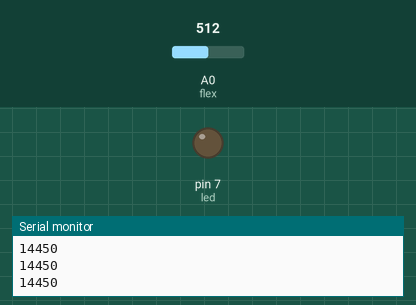
Simulated run of this sketch. Board: Arduino Uno, built with avr-gcc and run on an emulated ATmega328P. Parts: output pins drawn as LEDs (lit = HIGH), the last lines printed to the serial monitor. The inputs (shaded band) are chosen by the test bench; at power-on: A0 (flex) = 512.

Above: at 1.3 s.
1.4 s: A0 (flex) set to 5
2.9 s: A0 (flex) set to 2
At 4.2 s:
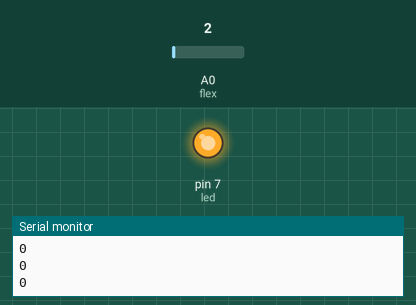
4.5 s: A0 (flex) set to 40
At 5.6 s:
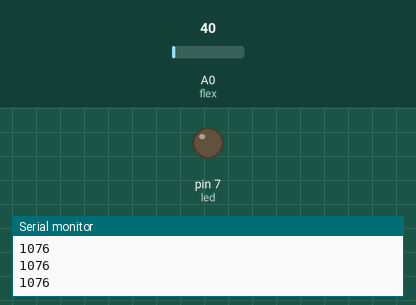
6.0 s: A0 (flex) set to 0
At 6.8 s:
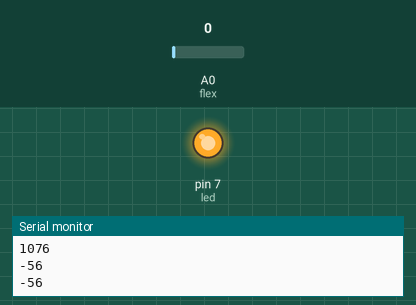
Timing chart, 0 to 8.5 s (numbered marks = the images above; inputs shaded):
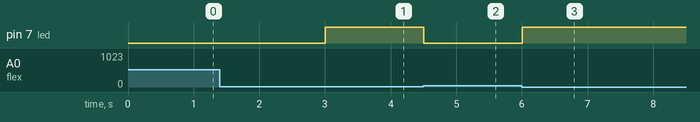

Measured:
- the behaviour switches between 4 and 3 on A0 (flex) (found by bisection; images 0 and 1)
- after the input at 2.9 s, pin 7 (led): LOW → HIGH after 0.10 s
- after the input at 4.5 s, pin 7 (led): HIGH → LOW at once
- after the input at 6.0 s, pin 7 (led): LOW → HIGH at once

The sketch:

Turn_ON_LED_using_Flex_Sensor.ino
```cpp
int  led = 7;
int  flex = A0;
void setup (){
pinMode(led,OUTPUT);
  Serial.begin(9600);
}
void loop()
{

  int sensorValue=analogRead(flex);
  int v=map(sensorValue,2,11,0,255);//v=brightness
  Serial.println(v);
  if (v>30){
    digitalWrite(7,LOW);
  }
  else{
  digitalWrite(7,HIGH);
  }
  delay(500);
}
```
